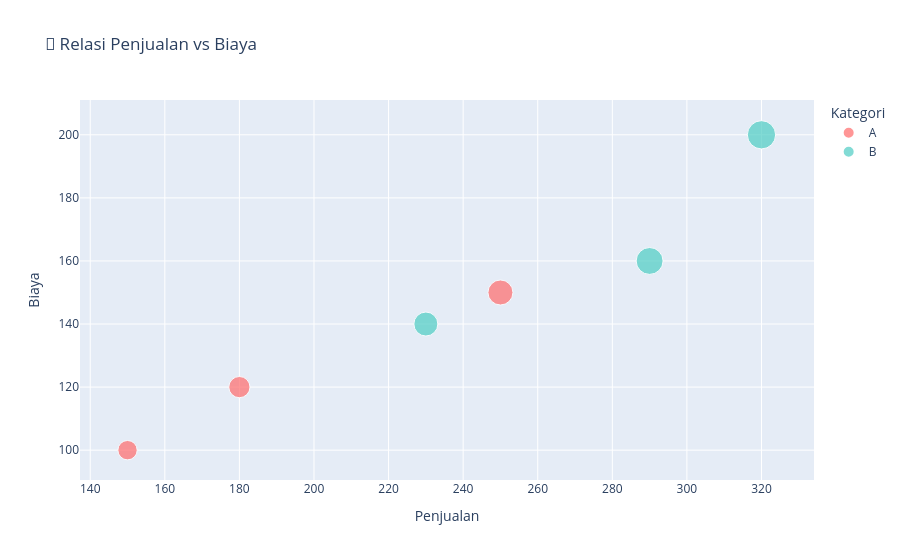

Here is the notebook cell this chart was saved with:
### Markdown cell above
## Contoh 3: Scatter Chart dengan Kategori

### Code cell
# Scatter chart dengan kategori berbeda
fig_scatter = px.scatter(df, x='Penjualan', y='Biaya',
                         color='Kategori',
                         size='Penjualan',  # Ukuran bubble sesuai penjualan
                         title='💫 Relasi Penjualan vs Biaya',
                         hover_data=['Bulan'],
                         color_discrete_map={'A': '#FF6B6B', 'B': '#4ECDC4'})
fig_scatter.show()

### Figure 1 — Plotly figure (JSON) as saved in the notebook; plotly's stock layout.template omitted (floating-point values rounded to 4 significant figures)
{"data": [{"customdata": [["Jan"], ["Mar"], ["Mei"]], "hovertemplate": "Kategori=A<br>Penjualan=%{marker.size}<br>Biaya=%{y}<br>Bulan=%{customdata[0]}<extra></extra>", "legendgroup": "A", "marker": {"color": "#FF6B6B", "size": [150, 180, 250], "sizemode": "area", "sizeref": 0.8, "symbol": "circle"}, "mode": "markers", "name": "A", "orientation": "v", "showlegend": true, "type": "scatter", "x": [150, 180, 250], "xaxis": "x", "y": [100, 120, 150], "yaxis": "y"}, {"customdata": [["Feb"], ["Apr"], ["Jun"]], "hovertemplate": "Kategori=B<br>Penjualan=%{marker.size}<br>Biaya=%{y}<br>Bulan=%{customdata[0]}<extra></extra>", "legendgroup": "B", "marker": {"color": "#4ECDC4", "size": [230, 290, 320], "sizemode": "area", "sizeref": 0.8, "symbol": "circle"}, "mode": "markers", "name": "B", "orientation": "v", "showlegend": true, "type": "scatter", "x": [230, 290, 320], "xaxis": "x", "y": [140, 160, 200], "yaxis": "y"}], "layout": {"legend": {"itemsizing": "constant", "title": {"text": "Kategori"}, "tracegroupgap": 0}, "title": {"text": "💫 Relasi Penjualan vs Biaya"}, "xaxis": {"anchor": "y", "domain": [0, 1], "title": {"text": "Penjualan"}}, "yaxis": {"anchor": "x", "domain": [0, 1], "title": {"text": "Biaya"}}}}
